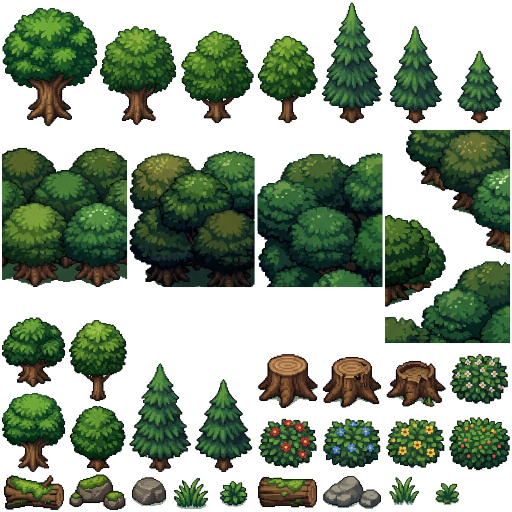
#> input picture tools/asset_trees_forest_1785938103313.jpg, 1024 x 1024 px (shown at 1/2 size)
$ python build-assets.py asset_trees_forest_1785938103313.jpg
#> lines starting #> are read from the running program, lines starting #| are printed output that depends on the picture; after the words box and inside, x2 and y2 are one past the last pixel; in counts of white or black regions, pixels touching at a corner belong together
#> in build, im is the input picture: PIL image 1024x1024 RGB; mean R, G, B 148.9, 162.6, 144.6
# -*- coding: utf-8 -*-
"""
=========================================================
 スプライトシート → マップの パーツ（透過PNG）
=========================================================
 tools/asset_*.jpg（白い せなかの スプライトシート）から
 パーツを 1つずつ 切りだして assets/parts/*.png に ほぞんし、
 js/assets-data.js（パーツの 一らん）を つくる。

 つかいかた:
     python tools/build-assets.py

 あたらしい シートを ふやす とき:
     1) tools/ に 画ぞうを おく
     2) SHEETS に ファイル名と パーツの ばしょ（x,y,w,h）を 書く
        ばしょが わからない ときは --scan を つけて 走らせると
        じどうで みつけて 番ごう入りの 下しらべ画ぞうを だす。
             python tools/build-assets.py --scan
=========================================================
"""
import json
import os
import sys

import numpy as np
from PIL import Image, ImageDraw
from scipy import ndimage

ROOT = os.path.dirname(os.path.dirname(os.path.abspath(__file__)))
TOOLS = os.path.join(ROOT, "tools")
OUT_DIR = os.path.join(ROOT, "assets", "parts")
OUT_JS = os.path.join(ROOT, "js", "assets-data.js")

# =========================================================
#  パーツ一らん
# =========================================================
#  box  : シートの どこか（x, y, よこ, たて）
#  id   : マップデータに のこる 名まえ（かえると 古いマップが 見えなくなる）
#  size : ゲームの中での たての 大きさ（よこは 絵の かたちから きまる）
#  r    : ぶつかる まるの 大きさ。0 なら すりぬける「かざり」
#  em   : 絵が よみこめない ときの 代わりの 絵文字
#  さいごに "opaque"（四かくの まま）や "main"（大きい かたまりだけ）を たせる
# =========================================================
SHEETS = [
    {
        "file": "asset_trees_forest_1785938103313.jpg",
        "thr": 232,
        "parts": [
            # ---- 木 ----
            ((5, 16, 190, 236),    "tree-big",     "大きい き",        "tree",  30, 112, "🌳"),
            ((200, 52, 152, 198),  "tree",         "き",               "tree",  26, 94,  "🌳"),
            ((362, 62, 146, 184),  "tree2",        "き2",              "tree",  26, 88,  "🌳"),
            ((515, 71, 120, 176),  "tree-small",   "小さい き",        "tree",  22, 76,  "🌳"),
            ((3, 635, 128, 139),   "tree3",        "き3",              "tree",  24, 72,  "🌳"),
            ((138, 640, 116, 163), "tree4",        "き4",              "tree",  24, 80,  "🌳"),
            ((3, 786, 128, 158),   "tree5",        "き5",              "tree",  24, 82,  "🌳"),
            ((139, 812, 112, 132), "tree6",        "き6",              "tree",  22, 70,  "🌳"),
            ((644, 5, 120, 241),   "fir-big",      "大きい もみのき",  "tree",  26, 116, "🌲"),
            ((259, 726, 123, 218), "fir-tall",     "たかい もみのき",  "tree",  24, 106, "🌲"),
            ((780, 52, 104, 195),  "fir",          "もみのき",         "tree",  24, 96,  "🌲"),
            ((390, 758, 115, 186), "fir2",         "もみのき2",        "tree",  22, 92,  "🌲"),
            ((915, 102, 89, 144),  "fir-small",    "小さい もみのき",  "tree",  20, 74,  "🌲"),
            # ---- きりかぶ・しげみ ----
            ((516, 708, 119, 108), "stump",        "きりかぶ",         "plant", 18, 46,  "🪵"),
            ((646, 714, 116, 102), "stump2",       "きりかぶ2",        "plant", 18, 44,  "🪵"),
            ((773, 722, 119, 92),  "stump3",       "われた きりかぶ",  "plant", 18, 40,  "🪵"),
            ((900, 708, 116, 100), "bush-white",   "しろい花の しげみ", "plant", 18, 44, "🌼"),
            ((517, 837, 116, 99),  "bush-red",     "あかい花の しげみ", "plant", 18, 44, "🌺"),
            ((646, 837, 115, 99),  "bush-blue",    "あおい花の しげみ", "plant", 18, 44, "🪻"),
            ((772, 837, 117, 99),  "bush-yellow",  "きいろ花の しげみ", "plant", 18, 44, "🌻"),
            ((899, 834, 121, 107), "bush-berry",   "みのなる しげみ",   "plant", 18, 46, "🍒"),
            # ---- たおれ木・いわ・くさ ----
            ((8, 950, 120, 70),    "log-moss",     "こけの まるた",    "plant", 20, 52,  "🪵"),
            ((515, 953, 120, 62),  "log",          "まるた",           "plant", 20, 48,  "🪵"),
            ((138, 949, 113, 71),  "rocks-moss",   "こけの いわ",      "rock",  20, 46,  "🪨"),
            ((646, 952, 116, 66),  "rocks",        "いわ",             "rock",  20, 44,  "🪨"),
            ((264, 954, 68, 58),   "stone",        "いし",             "rock",  14, 32,  "🪨"),
            ((348, 956, 68, 62),   "grass-tuft",   "くさ",             "plant", 0,  32,  "🌿"),
            ((779, 953, 59, 57),   "grass-tuft2",  "くさ2",            "plant", 0,  30,  "🌿"),
            ((440, 962, 55, 51),   "grass-small",  "小さい くさ",      "plant", 0,  26,  "☘️"),
            ((871, 966, 47, 44),   "leaf",         "はっぱ",           "plant", 0,  22,  "🍃"),
        ],
    },
    {
        "file": "asset_rocks_paths_objects_1785938127994.jpg",
        "thr": 215,
        "parts": [
            # ---- いわ ----
            ((122, 25, 65, 55),    "rock-a",       "いし A",           "rock",  16, 36,  "🪨"),
            ((222, 20, 70, 65),    "rock-b",       "いし B",           "rock",  16, 38,  "🪨"),
            ((117, 125, 76, 57),   "rock-c",       "いし C",           "rock",  16, 36,  "🪨"),
            ((10, 217, 77, 78),    "rock-d",       "いわ D",           "rock",  20, 48,  "🪨"),
            ((117, 220, 74, 75),   "rock-e",       "いわ E",           "rock",  20, 48,  "🪨"),
            ((225, 243, 65, 49),   "rock-f",       "いし F",           "rock",  18, 36,  "🪨"),
            ((25, 35, 50, 47),     "pebbles",      "小石",             "rock",  0,  26,  "🪨"),
            ((33, 138, 38, 34),    "pebble",       "小さい いし",      "rock",  0,  22,  "🪨"),
            ((327, 25, 183, 167),  "rock-big",     "大きい いわ",      "rock",  40, 100, "🪨"),
            ((542, 10, 211, 190),  "rock-big2",    "大きい いわ2",     "rock",  44, 110, "🪨"),
            ((780, 7, 229, 196),   "rock-big3",    "大きい いわ3",     "rock",  46, 114, "🪨"),
            ((325, 263, 220, 142), "rock-flat",    "ひらたい いわ",    "rock",  42, 92,  "🪨"),
            # ---- どうぐ ----
            ((740, 542, 119, 111), "chest",        "たからばこ",       "thing", 20, 54,  "🎁"),
            ((883, 537, 124, 128), "chest-open",   "あいた たからばこ", "thing", 20, 58, "🎁"),
            ((755, 719, 90, 119),  "barrel",       "たる",             "thing", 18, 56,  "🛢️"),
            ((885, 737, 117, 101), "barrel-side",  "よこの たる",      "thing", 20, 48,  "🛢️"),
            ((529, 903, 87, 93),   "pot",          "つぼ",             "thing", 16, 46,  "🏺"),
            ((645, 919, 85, 85),   "pot-broken",   "われた つぼ",      "thing", 16, 40,  "🏺"),
            ((767, 893, 76, 103),  "crate",        "木ばこ",           "thing", 18, 50,  "📦"),
            ((878, 872, 131, 147), "crates",       "木ばこ たくさん",  "thing", 26, 74,  "📦"),
        ],
    },
    {
        "file": "asset_houses_structures_1785938115855.jpg",
        "thr": 232,
        "parts": [
            ((13, 17, 229, 233),   "house",        "いえ",             "build", 55, 150, "🏠"),
            ((268, 12, 228, 234),  "house2",       "いえ2",            "build", 55, 150, "🏠"),
            ((11, 260, 222, 215),  "house-big",    "大きい いえ",      "build", 55, 146, "🏠"),
            ((537, 30, 209, 201),  "house-stone",  "いしの いえ",      "build", 52, 140, "🏠"),
            ((537, 274, 209, 208), "house-stone2", "いしの いえ2",     "build", 52, 142, "🏠"),
            ((805, 14, 190, 229),  "house-straw",  "わらの いえ",      "build", 50, 150, "🛖"),
            ((805, 263, 192, 226), "house-straw2", "わらの いえ2",     "build", 50, 148, "🛖"),
            ((281, 283, 208, 188), "barn",         "くら",             "build", 52, 132, "🏚️"),
            ((871, 558, 114, 128), "well",         "いど",             "build", 26, 74,  "⛲"),
            ((37, 542, 86, 128),   "sign",         "たてふだ",         "build", 12, 60,  "🪧"),
            ((147, 545, 88, 129),  "sign-arrow",   "やじるしの ふだ",  "build", 12, 60,  "🪧"),
            ((295, 542, 194, 64),  "fence-long",   "ながい さく",      "build", 22, 40,  "🚧"),
            ((533, 542, 97, 64),   "fence",        "さく",             "build", 16, 40,  "🚧"),
            ((725, 542, 90, 81),   "fence-corner", "さくの かど",      "build", 16, 46,  "🚧"),
            ((295, 632, 194, 95),  "fence-tall",   "たかい さく",      "build", 22, 58,  "🚧"),
            ((533, 632, 212, 95),  "gate",         "もん",             "build", 24, 58,  "🚪"),
            ((789, 637, 31, 90),   "post",         "くい",             "build", 10, 52,  "🪵"),
            ((56, 862, 108, 120),  "bridge-left",  "はしの ひだり",    "build", 28, 66,  "🌉"),
            ((182, 862, 207, 122), "bridge",       "はし",             "build", 30, 68,  "🌉"),
            ((857, 862, 111, 120), "bridge-right", "はしの みぎ",      "build", 28, 66,  "🌉"),
            ((668, 829, 162, 154), "deck",         "てすりの だい",    "build", 34, 82,  "🌉"),
        ],
    },
    {
        "file": "asset_distant_castle_cliff_pack_1785939878065.jpg",
        "thr": 232,
        "parts": [
            # せなかを けずらない 絵（そらや くもが 白いので そのまま つかう）
            ((30, 32, 328, 311),   "castle-far",   "とおくの しろ",    "land",  70, 220, "🏰", "opaque"),
            ((383, 32, 611, 311),  "scenery-lake", "とおくの みずうみ", "land", 0,  200, "🏞️", "opaque"),
            ((594, 407, 284, 187), "mountain",     "やま",             "land",  60, 130, "⛰️", "main"),
            ((883, 384, 111, 254), "cliff-wall",   "がけの かべ",      "land",  40, 150, "🧱"),
            ((30, 517, 147, 251),  "cliff",        "がけ",             "land",  45, 146, "🧱"),
            ((194, 516, 143, 253), "cliff2",       "がけ2",            "land",  45, 148, "🧱"),
        ],
    },
]

GROUP_LABEL = {
    "tree": "き・もり",
    "plant": "くさ・しげみ",
    "rock": "いし・いわ",
    "thing": "どうぐ",
    "build": "たてもの・さく",
    "land": "けしき",
}


# =========================================================
#  せなか（白い ところ）を すきとおらせる
# =========================================================
def background_mask(rgb, thr):
    """まわりと つながっている 明るい ところ ＝ せなか。
    花の 白い ところ など、中に とじこめられた 明るさは のこす。"""
#> called with thr = 232
    a = rgb.astype(np.int16)
    mn, mx = a.min(axis=2), a.max(axis=2)
    light = (mn >= thr) & ((mx - mn) <= 16)
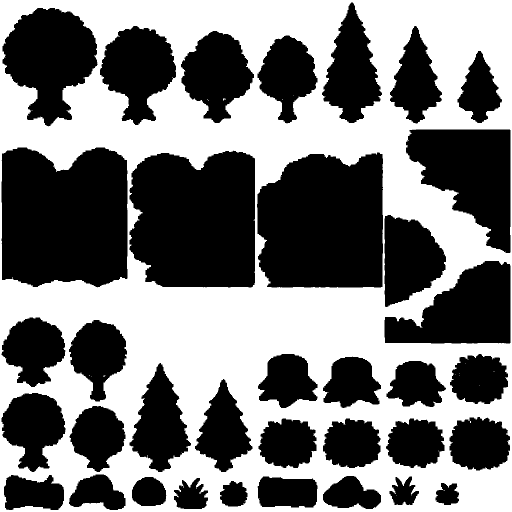
#> light: shape (1024, 1024) bool (shown at 1/2 size); 47.6% white; 29 white regions (28 under 20 px), largest, box (x1, y1, x2, y2) and area: (0, 0, 1024, 1024) 499347
    # そとがわに 明るい わくを たしてから すきまを つなぐ
    # （ますめの 線や 絵の ふちの わくを またぐ ため）
    pad = np.pad(light, 14, constant_values=True)
#> pad: shape (1052, 1052) bool; 50.4% white; 36 black regions, largest, box (x1, y1, x2, y2) and area: (17, 309, 269, 589) 63881, (273, 315, 524, 589) 61704, (528, 319, 780, 589) 60759
    closed = ndimage.binary_closing(pad, np.ones((9, 9)), border_value=1)
#> closed: shape (1052, 1052) bool; 51% white; 36 black regions, largest, box (x1, y1, x2, y2) and area: (17, 309, 269, 588) 63811, (273, 317, 524, 588) 61564, (529, 321, 780, 589) 60615
    lbl, _ = ndimage.label(closed, structure=np.ones((3, 3)))
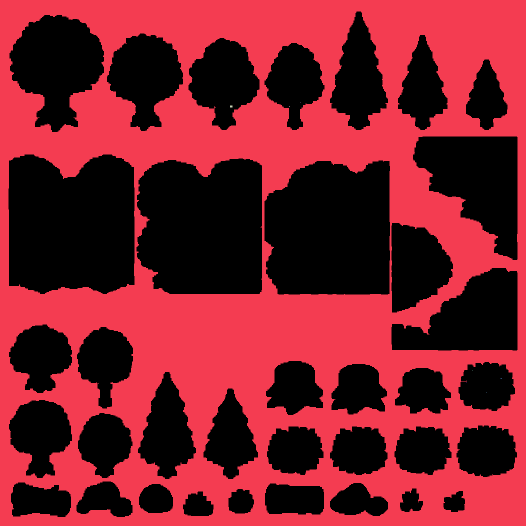
#> lbl: shape (1052, 1052) int32 (shown at 1/2 size); 9 distinct labels, from 0 to 8; one colour per label, 0 black
    return (lbl[14:-14, 14:-14] == lbl[0, 0]) & light


def to_rgba(rgb, bg):
    """せなかを けした RGBA。ふちは 少しずつ うすくして 白い ふちどりを けす。"""
    h, w, _ = rgb.shape
    alpha = np.where(bg, 0, 255).astype(np.uint8)
    near = ndimage.binary_dilation(bg, np.ones((3, 3))) & ~bg
#> near: shape (1024, 1024) bool; 2.3% white in thin lines or dots
    mn = rgb.astype(np.int16).min(axis=2)
    soft = np.clip((248 - mn) * 255 // 36, 0, 255).astype(np.uint8)
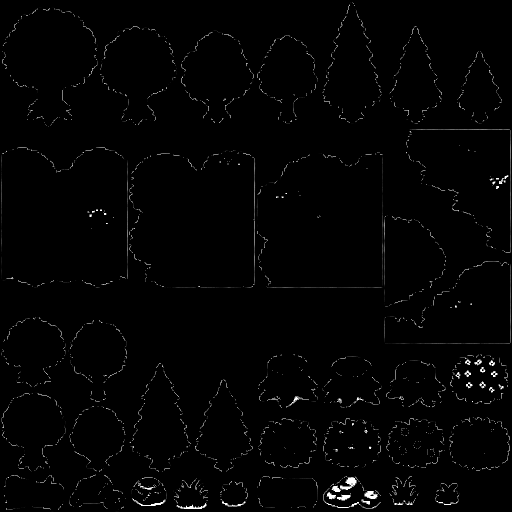
#> soft: shape (1024, 1024) (shown at 1/2 size); min 0, max 255, mean 3.4
    alpha = np.where(near, np.minimum(alpha, soft), alpha)
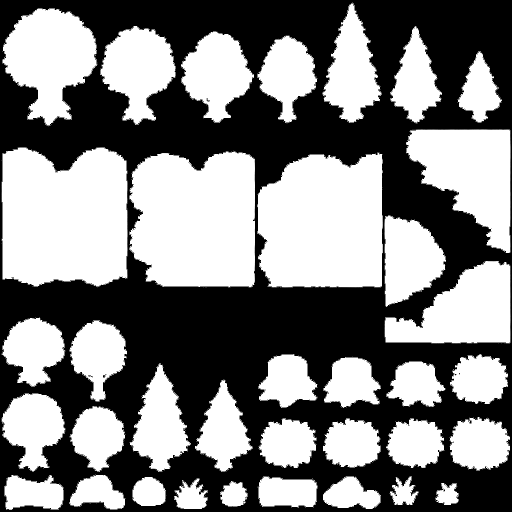
#> alpha: shape (1024, 1024) (shown at 1/2 size); min 0, max 255, mean 130
    out = np.dstack([rgb, alpha])
    return out


def keep_main(rgba):
    """いちばん 大きい かたまり だけ のこす。
    となりの 見本タイルが 四かくの まま 入って しまう ときに つかう。"""
    a = rgba[:, :, 3] > 8
    lab, n = ndimage.label(a, structure=np.ones((3, 3)))
    if n <= 1:
        return rgba
    sizes = ndimage.sum(a, lab, range(1, n + 1))
    main = int(np.argmax(sizes)) + 1
    rgba[:, :, 3] = np.where(lab == main, rgba[:, :, 3], 0)
    return rgba


def drop_lines(rgba):
    """シートの ますめの 線が すこし 入って しまった ときに けす。
    ほそい 線（はば3つぶ以下）や、すかすかの かけら だけを ねらう。
    つぼの かけら の ような ちゃんとした かたまりは のこる。"""
    a = rgba[:, :, 3] > 8
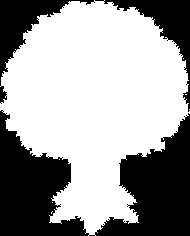
#> a: shape (236, 190) bool; 62.4% white; 3 black regions, box (x1, y1, x2, y2) and area: (0, 110, 190, 236) 12327, (0, 0, 95, 104) 2316, (95, 0, 190, 112) 2212
    lab, n = ndimage.label(a, structure=np.ones((3, 3)))
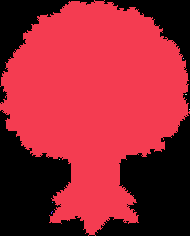
#> lab: shape (236, 190) int32; 8 distinct labels, from 0 to 7; one colour per label, 0 black
#> n = 7
    if n <= 1:
        return rgba
    for i, sl in enumerate(ndimage.find_objects(lab), start=1):
        part = lab[sl] == i
        area = int(part.sum())
        bh, bw = part.shape
        thin = min(bw, bh) <= 3
        sparse = area <= 0.12 * bw * bh and area < 600
        if thin or sparse:
            sub = rgba[sl]
            sub[:, :, 3] = np.where(part, 0, sub[:, :, 3])
#> this loop made 7 passes
#> (area, bh, bw, thin) on pass 1: (27976, 236, 190, False)
    return rgba


def trim(rgba, min_px=3):
    """すきとおった ふちを けずる。
    ふちに のこった かみのけの ような 線（ますめの 線の きれはし）も
    いっしょに おとす ため、つぶが min_px こ より 少ない ふちは すてる。"""
#> called with min_px = 3
    op = rgba[:, :, 3] > 8
    cols = np.nonzero(op.sum(axis=0) >= min_px)[0]
#> cols = 190 values from 0 to 189
    rows = np.nonzero(op.sum(axis=1) >= min_px)[0]
#> rows = 234 values from 1 to 234
    if not len(cols) or not len(rows):
        return rgba
    return rgba[rows.min(): rows.max() + 1, cols.min(): cols.max() + 1]
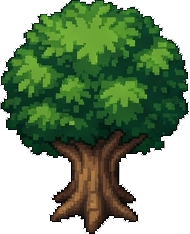
#> returned value: shape (234, 190, 4); mean of channels 0, 1, 2, 3 124.8, 147.5, 117.2, 160.2; transparent parts drawn white


# =========================================================
#  下しらべ（--scan）
# =========================================================
# [24 lines left out: function scan, not called in this run]


# =========================================================
#  ほんばん
# =========================================================
def build():
    os.makedirs(OUT_DIR, exist_ok=True)
    entries = []
    for sheet in SHEETS:
        path = os.path.join(TOOLS, sheet["file"])
        if not os.path.exists(path):
            print("!! みつからない:", path)
            continue
        im = Image.open(path).convert("RGB")
        rgb = np.asarray(im)
        bg = background_mask(rgb, sheet["thr"])
        rgba_all = to_rgba(rgb, bg)
        print(os.path.basename(path), "→", len(sheet["parts"]), "こ")
        for p in sheet["parts"]:
            (x, y, w, h), pid, label, group, r, size, em = p[:7]
            opt = p[7] if len(p) > 7 else ""
            crop = rgba_all[y:y + h, x:x + w].copy()
            if opt == "opaque":
                crop[:, :, 3] = 255      # そのままの 四かくの 絵（そらが 白い ものなど）
            else:
                if opt == "main":
                    crop = keep_main(crop)  # となりの 見本タイルを おとす
                crop = trim(drop_lines(crop))
            out_path = os.path.join(OUT_DIR, pid + ".png")
            # castle-far は高精度透過処理済みPNGを保護
            if not (pid == "castle-far" and os.path.exists(out_path)):
                img = Image.fromarray(crop, "RGBA")
                img.save(out_path)
            else:
                img = Image.open(out_path)
            entries.append({
                "id": pid, "label": label, "group": group,
                "w": img.width, "h": img.height,
                "r": r, "size": size, "em": em,
            })
#> pass 2 of the loop in build, `for sheet in SHEETS:`:
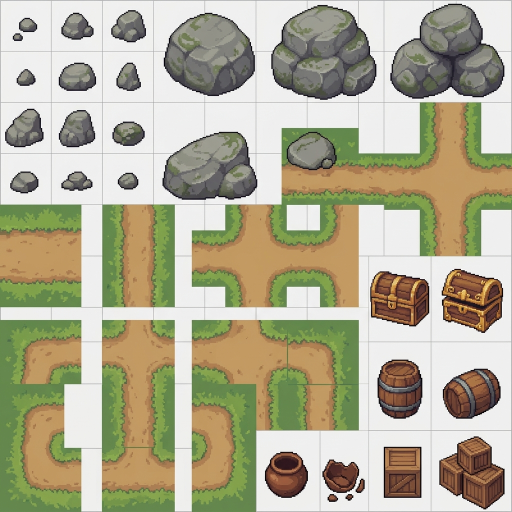
#> input picture tools/asset_rocks_paths_objects_1785938127994.jpg, 1024 x 1024 px (shown at 1/2 size)
#> in build, im is the input picture: PIL image 1024x1024 RGB; mean R, G, B 176.9, 173, 147.6
#> in background_mask (call 2), `light = (mn >= thr) & ((mx - mn) <= 16)`:
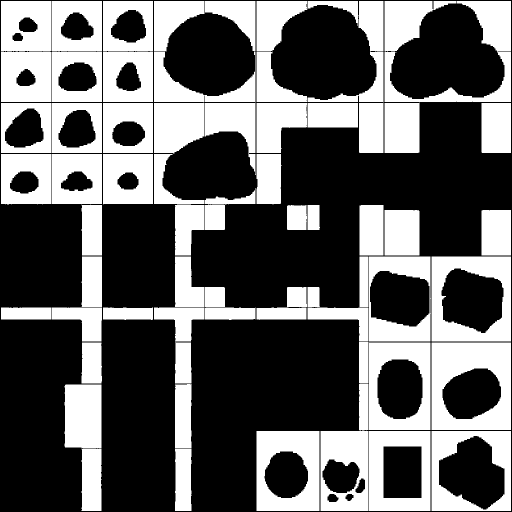
#> light: shape (1024, 1024) bool (shown at 1/2 size); 38.9% white; 68 white regions, largest, box (x1, y1, x2, y2) and area: (863, 685, 1022, 860) 18784, (863, 513, 1022, 683) 14919, (513, 862, 639, 1022) 13820
#> crop: shape (55, 65, 4)
#> cols = 64 values from 0 to 63
#> rows = 55 values from 0 to 54
#> in trim (call 31), `return rgba[rows.min(): rows.max() + 1, cols.min(): cols.max() + 1]`:
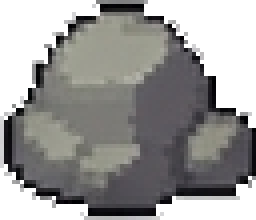
#> returned value: shape (55, 64, 4) (shown 4 times larger); mean of channels 0, 1, 2, 3 143.1, 142.4, 141, 176.5; transparent parts drawn white
    # 手動生成された追加パーツ（滝・崖・空・雲・樹冠）
    EXTRA_PARTS = [
        {"id": "tree-canopy", "label": "きの はっぱ", "group": "tree", "w": 150, "h": 135, "r": 0, "size": 70, "em": "🌿"},
        {"id": "tree-canopy2", "label": "きの はっぱ2", "group": "tree", "w": 146, "h": 142, "r": 0, "size": 70, "em": "🌿"},
        {"id": "waterfall", "label": "たき", "group": "land", "w": 180, "h": 96, "r": 42, "size": 96, "em": "🌊"},
        {"id": "waterfall-dry", "label": "かれた たき", "group": "land", "w": 180, "h": 96, "r": 42, "size": 96, "em": "🧱"},
        {"id": "waterfall-crest", "label": "たきの おちぐち", "group": "land", "w": 180, "h": 50, "r": 24, "size": 50, "em": "🌊"},
        {"id": "waterfall-cascade", "label": "たきの ながれ", "group": "land", "w": 180, "h": 70, "r": 0, "size": 70, "em": "🌊"},
        {"id": "waterfall-basin", "label": "たきつぼ", "group": "land", "w": 180, "h": 50, "r": 24, "size": 50, "em": "🌊"},
        {"id": "cliff-step-l", "label": "だんさがけ ひだり", "group": "land", "w": 140, "h": 110, "r": 38, "size": 110, "em": "🧱"},
        {"id": "cliff-step-r", "label": "だんさがけ みぎ", "group": "land", "w": 130, "h": 110, "r": 38, "size": 110, "em": "🧱"},
        {"id": "cliff-step-mid", "label": "だんさがけ まんなか", "group": "land", "w": 160, "h": 110, "r": 38, "size": 110, "em": "🧱"},
        {"id": "sky-clouds", "label": "そらと くも", "group": "land", "w": 328, "h": 200, "r": 0, "size": 200, "em": "☁️"},
        {"id": "sky", "label": "そら", "group": "land", "w": 328, "h": 200, "r": 0, "size": 200, "em": "🌌"},
        {"id": "cloud-big", "label": "おおきな くも", "group": "land", "w": 231, "h": 98, "r": 0, "size": 100, "em": "☁️"},
        {"id": "cloud-wind", "label": "ながれる くも", "group": "land", "w": 206, "h": 99, "r": 0, "size": 100, "em": "☁️"},
        {"id": "cloud-small", "label": "ちいさな くも", "group": "land", "w": 62, "h": 52, "r": 0, "size": 50, "em": "☁️"},
    ]
    for ep in EXTRA_PARTS:
        if not any(e["id"] == ep["id"] for e in entries):
            entries.append(ep)
#> this loop made 15 passes
    order = list(GROUP_LABEL.keys())
    entries.sort(key=lambda e: (order.index(e["group"]), 0))
    write_js(entries)
    print("できた:", len(entries), "こ →", OUT_DIR)


def write_js(entries):
    lines = [
        "/*",
        " * =========================================================",
        " *  マップの パーツ一らん（じどうで つくられる ファイル）",
        " * =========================================================",
        " *  手で なおさないでね。かえたい ときは",
        " *      python tools/build-assets.py",
        " *  を もう一ど 走らせる。",
        " *",
        " *    id    絵の 名まえ（マップデータに のこる）",
        " *    r     ぶつかる まるの 大きさ（0 = すりぬける かざり）",
        " *    size  ゲームの中での たての 大きさ",
        " *    em    絵が よみこめない ときの 代わりの 絵文字",
        " * =========================================================",
        " */",
        "(function () {",
        '  "use strict";',
        "  window.PartAssets = {",
        '    dir: "assets/parts/",',
        "    groups: " + json.dumps(GROUP_LABEL, ensure_ascii=False) + ",",
        "    list: [",
    ]
    for e in entries:
        lines.append(
            '      { id: "%s", label: "%s", group: "%s", w: %d, h: %d, r: %d, size: %d, em: "%s" },'
            % (e["id"], e["label"], e["group"], e["w"], e["h"], e["r"], e["size"], e["em"])
        )
    lines += ["    ],", "  };", "})();", ""]
    with open(OUT_JS, "w", encoding="utf-8", newline="\n") as f:
        f.write("\n".join(lines))


if __name__ == "__main__":
    if "--scan" in sys.argv:
        for sheet in SHEETS:
            path = os.path.join(TOOLS, sheet["file"])
            if os.path.exists(path):
                print("==", sheet["file"])
                scan(path, sheet["thr"])
    else:
        build()
